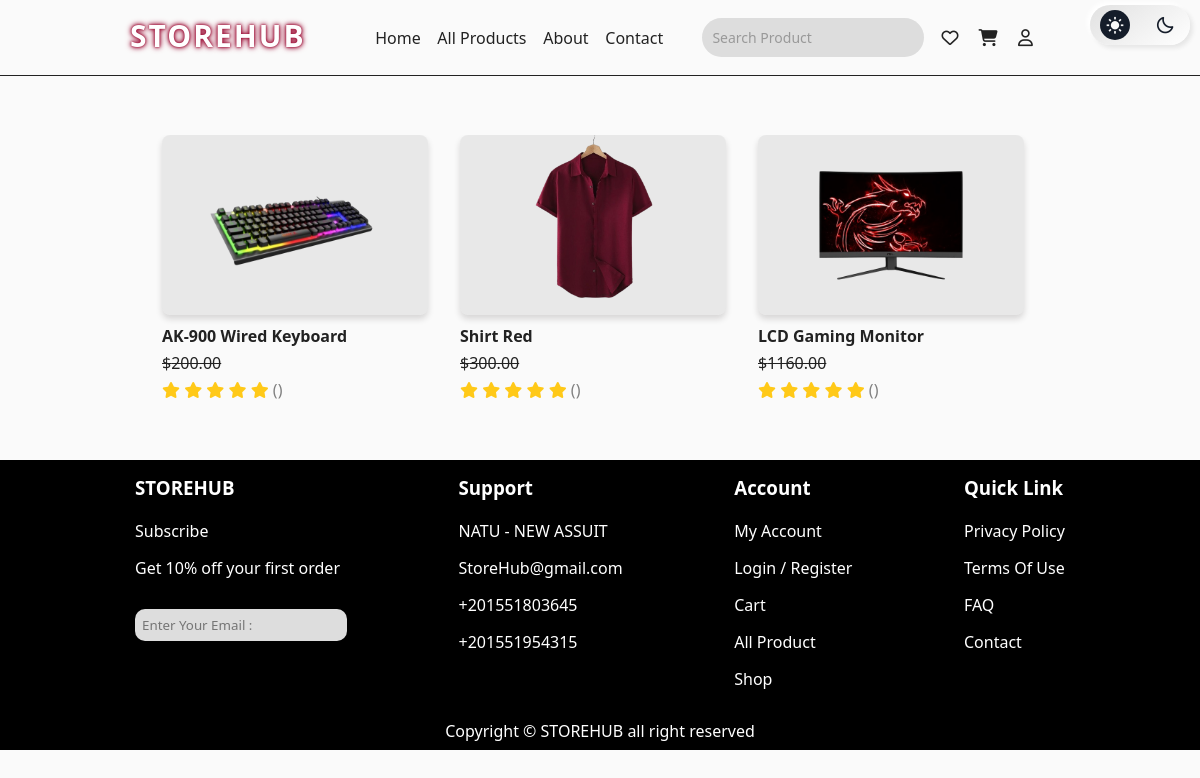
/orders/37/ (signed in), run on the app's committed database.
### pages/models.py (models this page shows, shortened)
class OrderItem(models.Model):
    order = models.ForeignKey(Order, related_name='items', on_delete=models.CASCADE)
    product = models.ForeignKey('Product', verbose_name="المنتج", on_delete=models.CASCADE)
    quantity = models.PositiveIntegerField(verbose_name="كمية", default=1)
    class Meta:
        verbose_name = "عنصر طلب"
        verbose_name_plural = "عناصر الطلب"

class Product(models.Model):
    name = models.CharField(max_length=255, verbose_name="اسم المنتج", blank=True, null=True, default="منتج بدون اسم")
    price = models.DecimalField(max_digits=10, decimal_places=2, verbose_name="السعر", default=0.00)
    description = models.TextField(verbose_name="الوصف", blank=True, null=True)
    quantity = models.PositiveIntegerField(verbose_name="الكمية", default=0)
    saler = models.ForeignKey(User, on_delete=models.CASCADE, related_name='products', null=True, blank=True)
    image = models.ImageField(upload_to='products/', default='default.jpg', verbose_name="صورة المنتج", blank=True, null=True,max_length=255)
    color = models.CharField(max_length=50, choices=[
        ('red', 'Red'),
        ('green', 'Green'),
        ('yellow', 'Yellow'),
        ('blue', 'Blue'),
        ('orangered', 'OrangeRed'),
        ('black', 'Black')],
        default="black", verbose_name="اللون")
    likes = models.ManyToManyField(User, related_name='product_likes', blank=True, verbose_name="اللايكات")
    category = models.ForeignKey(Category, on_delete=models.SET_NULL, null=True, blank=True, verbose_name="التصنيف")
    rating = models.FloatField(default=0, verbose_name="التقييم")
    seller_lat = models.FloatField(null=True, blank=True)
    seller_lng = models.FloatField(null=True, blank=True)
    class Meta:
        verbose_name = "منتج"
        verbose_name_plural = "منتجات"

### pages/views.py (the view)
# urls.py: path('orders/<int:order_id>/', views.order_details, name='order_details'),
def order_details(request, order_id):
    order = get_object_or_404(Order, id=order_id, customer=request.user)
    return render(request, 'delivery agent/order_detail.html', {'order': order})

### templates/delivery agent/order_detail.html (shortened to what this page needs)
{% extends 'pages/base.html' %}
{% load static %}
{% block content %}
<head>
    <link rel="stylesheet" href="{% static 'css/style_delivery.css' %}" />
</head>
<section class="orderDiv">
  <div class="container">
    {% for item in order.items.all %}
      <div class="pro">
        <div class="img">
          <a href="/product/{{ item.product.id }}/">
            <img src="{{ item.product.image.url }}" alt="{{ item.product.name }}" />
          </a>
        </div>
        <div class="detailes">
          <h5 id="name">{{ item.product.name }}</h5>
          <div class="sallery">
            <span class="new-sall">${{ item.product.price }}</span>
          </div>
          <div class="stars">
            {% for i in "12345"|make_list %}
              <i class="fa-solid fa-star"></i>
            {% endfor %}
            <span>({{ item.product.reviews.count }})</span>
          </div>
        </div>
      </div>
    {% endfor %}
  </div>
</section>
{% endblock %}

### project/static/css/style_delivery.css (style rules this page uses)
* { padding: 0; margin: 0; box-sizing: border-box; text-decoration: none; border: none; outline: none; font-family: "Segoe UI", Tahoma, Geneva, Verdana, sans-serif; }
.orderDiv { padding: 2% 0; }
.orderDiv .container { display: grid; grid-template-columns: repeat(auto-fit, minmax(220px, 280px)); gap: 18px; justify-content: center; }
.orderDiv .container .pro .img { width: 95%; display: flex; align-items: center; overflow: hidden; justify-content: center; background-color: rgba(0, 0, 0, 0.07); border-radius: 8px; box-shadow: 0 4px 6px rgba(23, 22, 22, 0.152); }
.orderDiv .container .pro .img img { width: 100%; height: 180px; object-fit: cover; display: block; margin: 0 auto; }
.orderDiv .container .pro .detailes { width: 93%; margin-top: 10px; color: var(--dark-color); text-align: left; }
.orderDiv .container .pro .detailes h5 { font-size: 16px; }
.orderDiv .container .pro .detailes div { margin: 5px 0; }
.orderDiv .container .pro .detailes .sallery .new-sall { text-decoration: line-through; color: var(--dark-color); }
.orderDiv .container .pro .detailes .stars i { color: #ffc918; }
.container { width: 80%; margin: 15px auto; overflow-x: hidden; overflow-y: hidden; }
:root { --main-color: #9f1239; --dark-toogle: #222; --text-color: #222; --white-color: #fff; --dark-color: #222; }
.light { background: #fafafa; }

### data on the page
OrderItem: product.image (picture), product.name "AK-900 Wired Keyboard", product.price "200.00"
OrderItem: product.image (picture), product.name "Shirt Red", product.price "300.00"
OrderItem: product.image (picture), product.name "LCD Gaming Monitor", product.price "1160.00"
